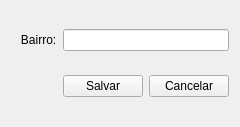
<?xml version="1.0" encoding="UTF-8"?>
<ui version="4.0">
 <class>Form_cliente</class>
 <widget class="QWidget" name="Form_cliente">
  <property name="geometry">
   <rect>
    <x>0</x>
    <y>0</y>
    <width>238</width>
    <height>127</height>
   </rect>
  </property>
  <property name="windowTitle">
   <string>Cadastro de cliente</string>
  </property>
  <layout class="QGridLayout" name="gridLayout">
   <item row="1" column="2">
    <widget class="QPushButton" name="PB_cancelar">
     <property name="text">
      <string>Cancelar</string>
     </property>
    </widget>
   </item>
   <item row="1" column="1">
    <widget class="QPushButton" name="PB_salvar">
     <property name="text">
      <string>Salvar</string>
     </property>
    </widget>
   </item>
   <item row="0" column="1" colspan="2">
    <widget class="QLineEdit" name="LE_nome"/>
   </item>
   <item row="0" column="0">
    <widget class="QLabel" name="label_nome">
     <property name="text">
      <string>   Bairro:</string>
     </property>
    </widget>
   </item>
  </layout>
 </widget>
 <resources/>
 <connections/>
</ui>
